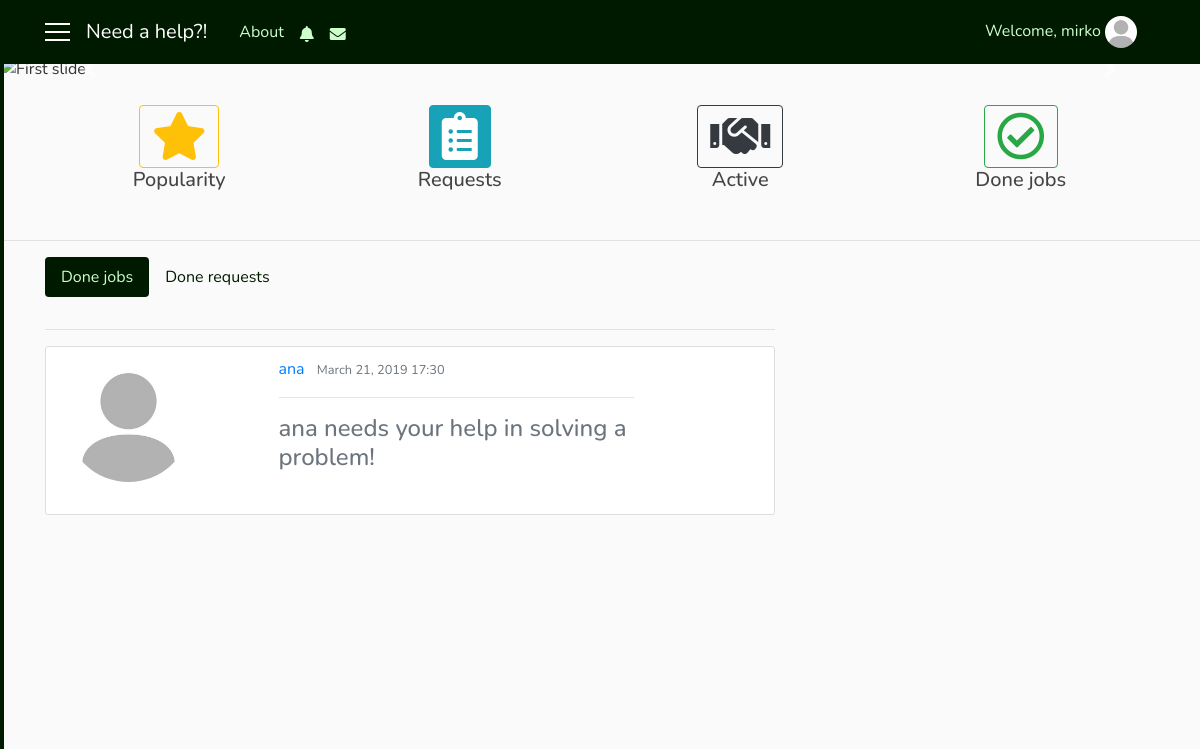
/done_repairman/2 (signed in), run on an earlier commit of the app's database.
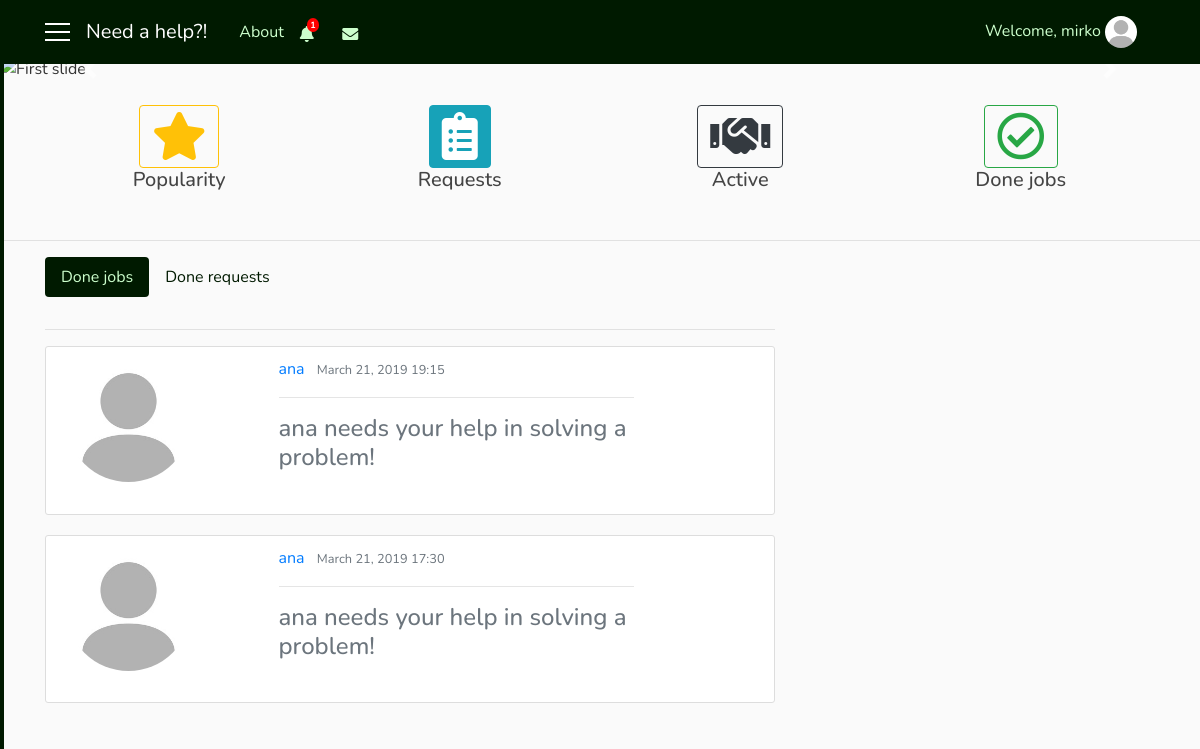
And on a later commit of the database.
### user/models.py (models this page shows, shortened)
class Profile(models.Model):
    user = models.OneToOneField(User, on_delete=models.CASCADE)
    gender = models.CharField(max_length=10, choices=GENDER, default='male')
    address = models.CharField(max_length=30, default='-')
    birth_date = models.DateField(null=True)
    phone_number = models.CharField(max_length=100, default='-')
    costs = models.IntegerField(default=100)
    role = models.CharField(max_length=15, choices=ROLES, default='client')
    profession = models.CharField(max_length=250, choices=PROFESSION, default='Other')
    knowledges = models.TextField(max_length=1000, blank=True)
    rating = models.FloatField(default=0.0)
    rated = models.IntegerField(default=0)
    hired = models.IntegerField(default=0)
    num_hires = models.IntegerField(default=0)
    photo = models.ImageField(default='default_user.jpg', upload_to='profile_user')

class RepairmanRequests(models.Model):
    repairman = models.ForeignKey(User, on_delete=models.CASCADE)
    user = models.IntegerField()
    request_message = models.CharField(max_length=1000, default='No request')
    date = models.DateTimeField(auto_now_add=True)
    seen = models.BooleanField(default=False)
    active = models.BooleanField(default=False)
    done = models.BooleanField(default=False)

### need_a_help_app/views.py (the view)
# urls.py: path('done_repairman/<int:pk>', views.RepairmanDoneListView.as_view(), name='done_repairman'),
class RepairmanDoneListView(LoginRequiredMixin, ListView):
    model = RepairmanRequests
    template_name = 'need_a_help_app/done_repairman.html'
    context_object_name = 'don_rep'
    paginate_by = 2
    def get_queryset(self):
        user = get_object_or_404(User, pk=self.kwargs.get('pk'))
        return RepairmanRequests.objects.filter(repairman=user, done=True).order_by('-date')
    def get_context_data(self, **kwargs):
        context_data = super(RepairmanDoneListView, self).get_context_data(**kwargs)
        users = User.objects.all()
        us = self.request.user
        job_done = JobHire.objects.filter(repairman=us, status='done')
        cnt = RepairmanRequests.objects.filter(repairman=us, seen=False).count()
        act_job = RepairmanRequests.objects.filter(repairman=us, active=True, done=False).count()
        act_req = JobHire.objects.filter(repairman=us, status='pending').count()
        act_cnt = act_job + act_req
        not_r = RepairmanNotifications.objects.filter(repairman=us, remove=False).order_by('-date')
        not_rep = RepairmanNotifications.objects.filter(repairman=us, seen=False).count()
        context_data['us'] = users
        context_data['done'] = job_done
        context_data['cnt'] = cnt
        context_data['act_cnt'] = act_cnt
        context_data['not_r'] = not_r
        context_data['not_rep'] = not_rep
        return context_data

### need_a_help_app/templates/need_a_help_app/done_repairman.html (shortened to what the changed rows need)
{% extends 'need_a_help_app/base.html' %}
{% block notify_repairman %}
    {% if not_r %}
        <i class="nav-item nav-link fas fa-bell mt-1 popOver" data-title="Notifications" data-content="
            <div class='container'>
                {% for n in not_r|slice:'5' %}
                    <div {% if not n.seen %}class='row not_seen'{% else %}class='row not_row' style='cursor: pointer;'{% endif %} onclick='location.href=&quot;{{ n.url_to_go }}?not={{ n.id }}&quot;;'>
                        {{ n.notification }}
                        <div class='col-sm-3 col-md-3 col-lg-3'>
                            <small class='text-secondary text-muted'>{{ n.date|date:'dM H:i' }}</small>
                        </div>
                    </div>
                    <hr width=100%>
                {% endfor %}
                <div class='row'>
                    <div class='col-sm-12 col-md-12 col-lg-12 pl-5'>
                        <a href='{% url 'notifications_repairman' user.id %}'>Show all notifications</a>
                    </div>
                </div>
            </div>" data-placement="bottom" data-html="true" data-toggle="popover" data-container="body" data-trigger="click"></i>
        {% if not_rep %}
            <span class="badge badge-notify-bell">{{ not_rep }}</span>
        {% endif %}
    {% else %}
        <i class="nav-item nav-link fas fa-bell mt-1 popOver" data-title="Notifications" data-content="
            <h6 class='text-secondary text-muted' align='center'>No results</h6>" data-placement="bottom" data-html="true" data-toggle="popover" data-container="body" data-trigger="hover"></i>
    {% endif %}
{% endblock %}
{% block content %}
   <div class="tab-content" id="pills-tabContent">
        <div class="tab-pane fade show active" id="pills-job" role="tabpanel" aria-labelledby="pills-job-tab">
            {% if don_rep %}
               {% for i in don_rep %}
                    <article class="media content-section">
                        <div class="media-body">
                            <div class="row">
                                <div class="col-sm-3">
                                    {% for j in us %}
                                        {% if i.user == j.id %}
                                            <a href="{% url 'info' j.id %}">
                                                <img class="rounded-circle account-img" src="{{ j.profile.photo.url }}">
                                            </a>
                                        {% endif %}
                                    {% endfor %}
                                </div>
                                <div class="col-sm-7 pl-5">
                                    {% for j in us %}
                                        {% if i.user == j.id %}
                                            <a class="mr-2" href="{% url 'info' j.id %}">{{ j }}</a>
                                        {% endif %}
                                    {% endfor %}
                                    <small class="text-muted">{{ i.date|date:'F d, Y H:i' }}</small>&nbsp
                                    <hr width="100%">
                                    <h4 class="text-secondary">{{ i.request_message }}</h4><br>
                                </div>
                            </div>
                        </div>
                    </article>
               {% endfor %}
           {% else %}
            <h3 class="text-secondary text-muted" align="center">No results</h3>
           {% endif %}
        </div>
    </div>
{% endblock %}

What changed in the data, as far as the page shows it:
added RepairmanRequests: date "March 21, 2019 19:15", request_message "ana needs your help in solving a problem!"
Also different on the page:
{{ not_rep }}: (not shown) → "1"
